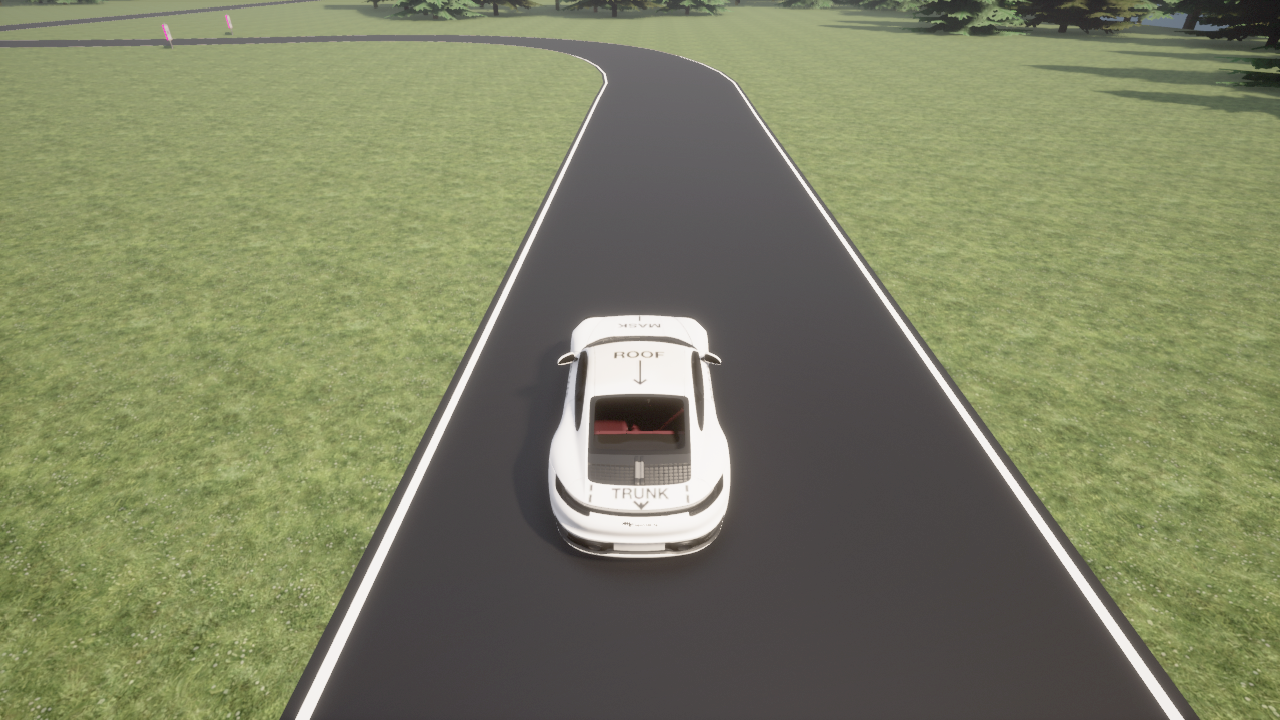
#> input picture imgs/00116569.png, 1280 x 720 px
$ jupyter execute --allow-errors basta-vision.ipynb   (shell and % lines are left out)
#> lines starting #> are read from the running program, lines starting #| are printed output that depends on the picture
[cell 1]
import cv2
import matplotlib.pyplot as plt

img = cv2.imread('imgs/00116569.png')
#> img is the input picture: shape (720, 1280, 3); mean B, G, R 99.1, 129.3, 125.1
gray = cv2.cvtColor(img, cv2.COLOR_BGR2GRAY)
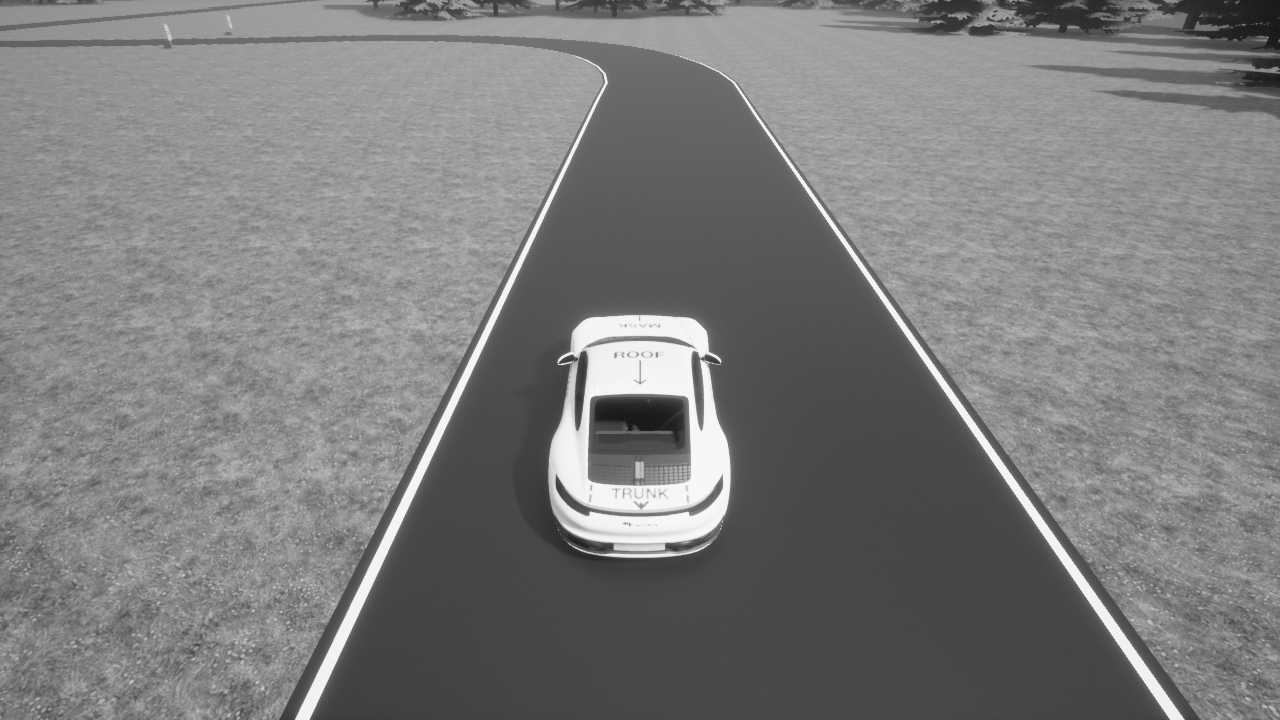
#> gray: shape (720, 1280); min 22, max 247, mean 124.6
assert img is not None, "file could not be read, check with os.path.exists()"
edges = cv2.Canny(img,100,200)
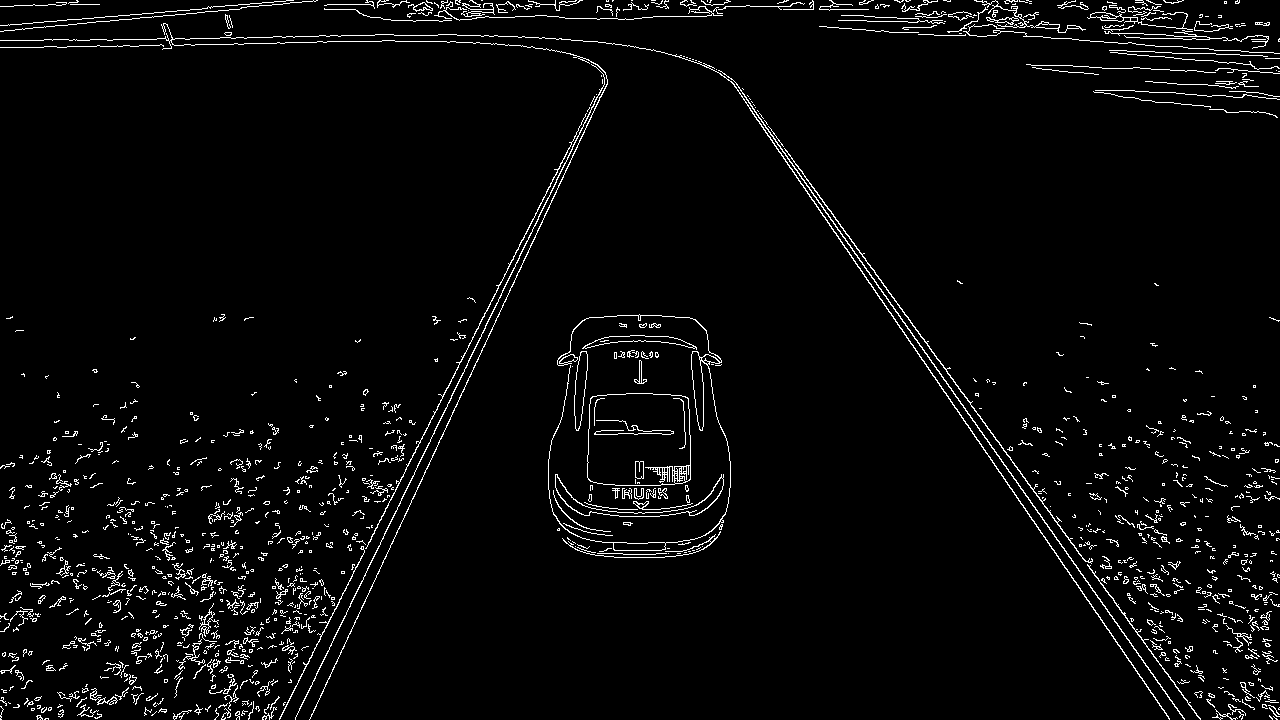
#> edges: shape (720, 1280); 3.5% white in thin lines or dots
plt.subplot(121),plt.imshow(img, cmap = 'gray')
plt.subplot(122),plt.imshow(edges, cmap = 'gray')
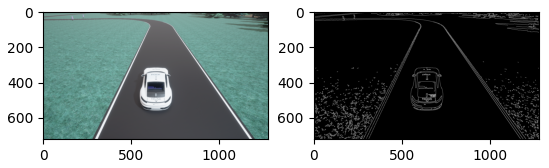
#> figure drawn by matplotlib, 2 panels; B, G, R data is drawn as R, G, B
